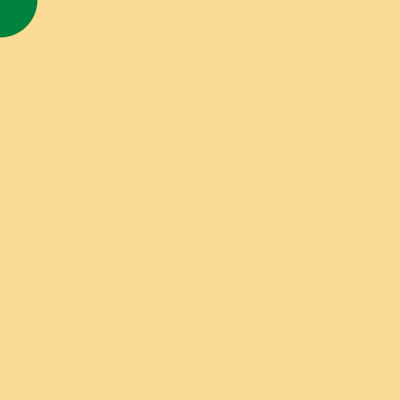
Frame 1 (no input)
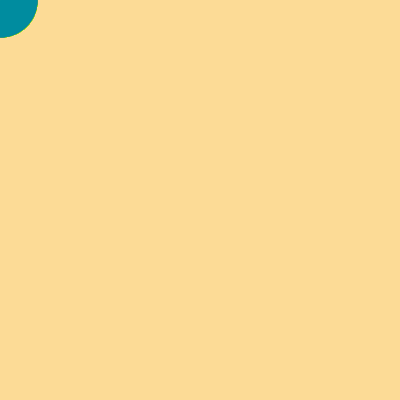
Frame 60 (the mouse pressed at the canvas centre just before this capture)
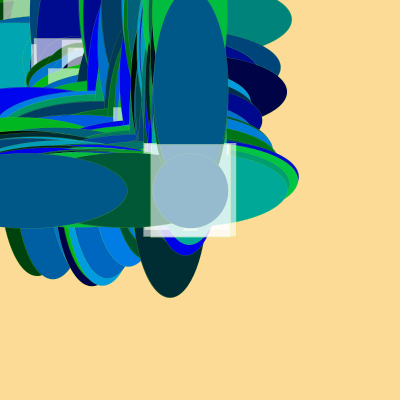
Frame 120 (the mouse held since frame 60 and released just before this capture)

The Processing sketch that drew these frames (run headless with seeded random() and noise(); from frame 60 on, the mouse is pressed at the canvas centre):

// Processing sketch: processing_129711
// ── processing_129711.pde

//copyright hw 3 Harris Mazur
float x;
float y;
float wd;
float ht;
float easing = 0.05;
int value= 0;

void setup ()
{
    size (400,400);
    strokeWeight (0);
    wd= 75;
    ht= 75;
    frameRate (30);
    background (252, 219, 150);
}

void draw ()
{
     
     float targetX= mouseX;
     float dx= targetX - x;
     if (abs(dx) >1)
     {
       x += dx * easing;
     }
     float targetY= mouseY;
     float dy= targetY- y;
     if (abs (dy) >1)
     {
     y+= dy * easing;
     }
     
     
     noFill ( ); 
     stroke (150, 233, 20);
     fill (random (0), random  (200), random (250));
     ellipse (random (mouseX), y, mouseX, ht);
     ellipse (x, random (mouseY), wd, mouseY);
     ellipse (x, y, wd, ht);
     fill (value, 150);
     rectMode (CENTER);
     rect (x, y, random (mouseX*.5), random (mouseY*.5));
}

void mousePressed ()
{
    if (value == 0) {
      value= 255;
    }
    else {
      value=0;
    }
}
